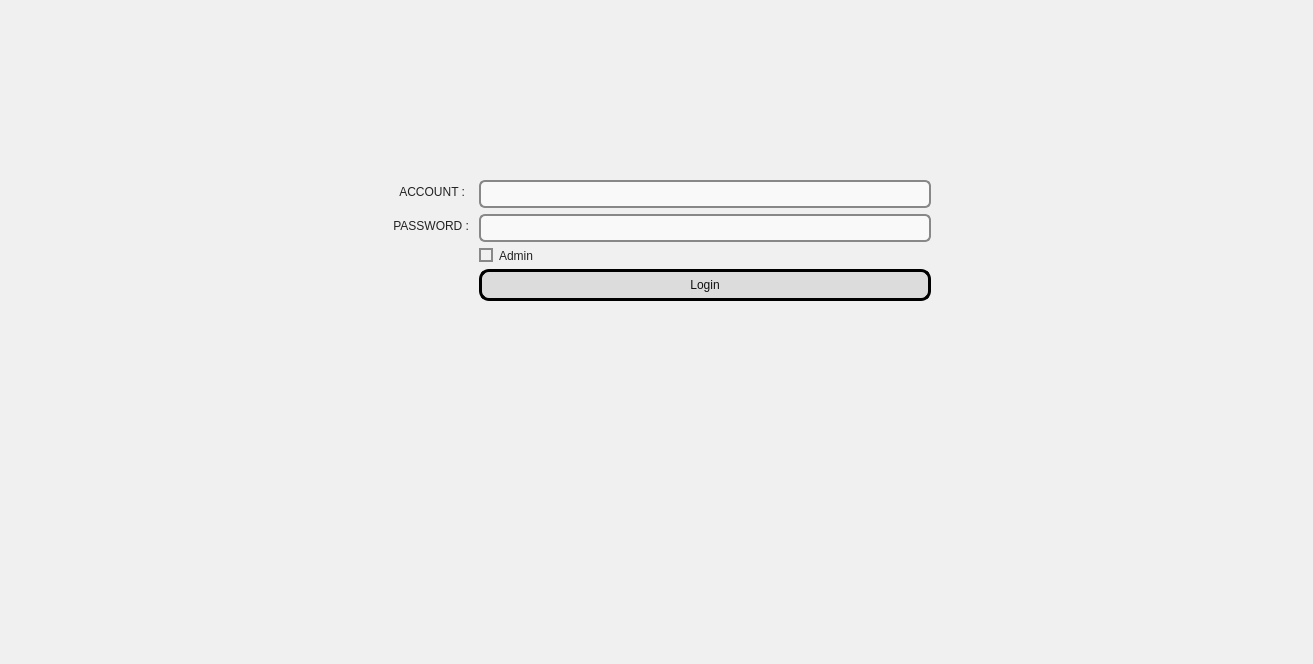
<?xml version="1.0" encoding="UTF-8"?>
<ui version="4.0">
 <class>loginWindow</class>
 <widget class="QMainWindow" name="loginWindow">
  <property name="geometry">
   <rect>
    <x>0</x>
    <y>0</y>
    <width>1313</width>
    <height>664</height>
   </rect>
  </property>
  <property name="windowTitle">
   <string>loginWindow</string>
  </property>
  <property name="styleSheet">
   <string notr="true">QWidget {
    background-color: #f0f0f0;  /* 淺灰色背景 */
}
</string>
  </property>
  <widget class="QWidget" name="centralwidget">
   <widget class="QWidget" name="layoutWidget">
    <property name="geometry">
     <rect>
      <x>390</x>
      <y>180</y>
      <width>541</width>
      <height>251</height>
     </rect>
    </property>
    <layout class="QFormLayout" name="formLayout">
     <item row="0" column="0">
      <widget class="QLabel" name="Account">
       <property name="styleSheet">
        <string notr="true">QLabel {
    font: 13pt &quot;Microsoft YaHei UI&quot;;
    color: #222222;               /* 深灰近黑文字 */
    background-color: transparent;
}
</string>
       </property>
       <property name="text">
        <string>   ACCOUNT : </string>
       </property>
      </widget>
     </item>
     <item row="1" column="0">
      <widget class="QLabel" name="Password">
       <property name="styleSheet">
        <string notr="true">QLabel {
    font: 13pt &quot;Microsoft YaHei UI&quot;;
    color: #222222;               /* 深灰近黑文字 */
    background-color: transparent;
}
</string>
       </property>
       <property name="text">
        <string> PASSWORD : </string>
       </property>
      </widget>
     </item>
     <item row="0" column="1">
      <widget class="QLineEdit" name="AccountEdit">
       <property name="styleSheet">
        <string notr="true">QLineEdit {
    font: 12pt &quot;Microsoft YaHei UI&quot;;
    border: 2px solid #888888;
    border-radius: 6px;
    padding: 4px;
    background-color: #f9f9f9;
    color: #111111;
}
</string>
       </property>
      </widget>
     </item>
     <item row="1" column="1">
      <widget class="QLineEdit" name="PasswordEdit">
       <property name="styleSheet">
        <string notr="true">QLineEdit {
    font: 12pt &quot;Microsoft YaHei UI&quot;;
    border: 2px solid #888888;
    border-radius: 6px;
    padding: 4px;
    background-color: #f9f9f9;
    color: #111111;
}
</string>
       </property>
       <property name="echoMode">
        <enum>QLineEdit::EchoMode::Password</enum>
       </property>
      </widget>
     </item>
     <item row="3" column="1">
      <widget class="QPushButton" name="LoginButton">
       <property name="cursor">
        <cursorShape>PointingHandCursor</cursorShape>
       </property>
       <property name="styleSheet">
        <string notr="true">QPushButton {
    font: 13pt &quot;Microsoft YaHei UI&quot;;
    border: 3px solid black;
    border-radius: 10px;
    background-color: #dcdcdc;  /* 淺灰色背景 */
    color: #111111;             /* 深黑色文字 */
    padding: 6px;
}
</string>
       </property>
       <property name="text">
        <string>Login</string>
       </property>
      </widget>
     </item>
     <item row="2" column="1">
      <widget class="QCheckBox" name="Admin_check">
       <property name="cursor">
        <cursorShape>CrossCursor</cursorShape>
       </property>
       <property name="autoFillBackground">
        <bool>false</bool>
       </property>
       <property name="styleSheet">
        <string notr="true">QCheckBox {
    font: 8pt &quot;Microsoft YaHei UI&quot;;
    color: #222222;  /* 深灰色文字 */
}

QCheckBox::indicator {
    background-color: #f0f0f0;
    border: 2px solid #888888;
    width: 10px;
    height: 10px;
}

QCheckBox::indicator:checked {
    background-color: #4CAF50;  /* 勾選後顯示綠色 */
    border: 1px solid #4CAF50;
}
</string>
       </property>
       <property name="text">
        <string>Admin</string>
       </property>
      </widget>
     </item>
    </layout>
   </widget>
  </widget>
  <widget class="QMenuBar" name="menubar">
   <property name="geometry">
    <rect>
     <x>0</x>
     <y>0</y>
     <width>1313</width>
     <height>20</height>
    </rect>
   </property>
  </widget>
  <widget class="QStatusBar" name="statusbar"/>
 </widget>
 <resources/>
 <connections/>
</ui>
